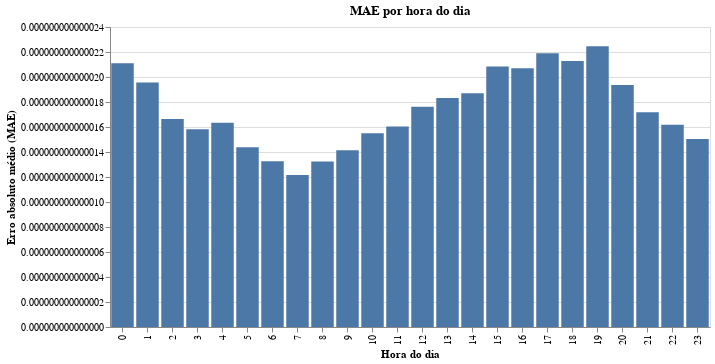

The code cell stored with this chart in its notebook:
### Code cell
chart = (
    alt.Chart(hour_mae)
    .mark_bar()
    .encode(
        x=alt.X("hour:O", title="Hora do dia"),
        y=alt.Y("residual:Q", title="Erro absoluto médio (MAE)"),
    )
    .properties(
        width=600,
        height=300,
        title="MAE por hora do dia"
    )
)

chart

### Figure 1 — Vega-Lite specification as saved in the notebook (floating-point values rounded to 4 significant figures)
{"config": {"view": {"continuousWidth": 300, "continuousHeight": 300}}, "data": {"name": "data-5ca850cef660b8bb9dd91734d4f1934f"}, "mark": {"type": "bar"}, "encoding": {"x": {"field": "hour", "title": "Hora do dia", "type": "ordinal"}, "y": {"field": "residual", "title": "Erro absoluto médio (MAE)", "type": "quantitative"}}, "height": 300, "title": "MAE por hora do dia", "width": 600, "$schema": "https://vega.github.io/schema/vega-lite/v6.1.0.json", "datasets": {"data-5ca850cef660b8bb9dd91734d4f1934f": [{"hour": 0, "residual": 2.11e-14}, {"hour": 1, "residual": 1.957e-14}, {"hour": 2, "residual": 1.664e-14}, {"hour": 3, "residual": 1.582e-14}, {"hour": 4, "residual": 1.634e-14}, {"hour": 5, "residual": 1.437e-14}, {"hour": 6, "residual": 1.325e-14}, {"hour": 7, "residual": 1.216e-14}, {"hour": 8, "residual": 1.324e-14}, {"hour": 9, "residual": 1.413e-14}, {"hour": 10, "residual": 1.55e-14}, {"hour": 11, "residual": 1.604e-14}, {"hour": 12, "residual": 1.763e-14}, {"hour": 13, "residual": 1.833e-14}, {"hour": 14, "residual": 1.871e-14}, {"hour": 15, "residual": 2.083e-14}, {"hour": 16, "residual": 2.07e-14}, {"hour": 17, "residual": 2.191e-14}, {"hour": 18, "residual": 2.129e-14}, {"hour": 19, "residual": 2.246e-14}, {"hour": 20, "residual": 1.935e-14}, {"hour": 21, "residual": 1.717e-14}, {"hour": 22, "residual": 1.618e-14}, {"hour": 23, "residual": 1.505e-14}]}}
